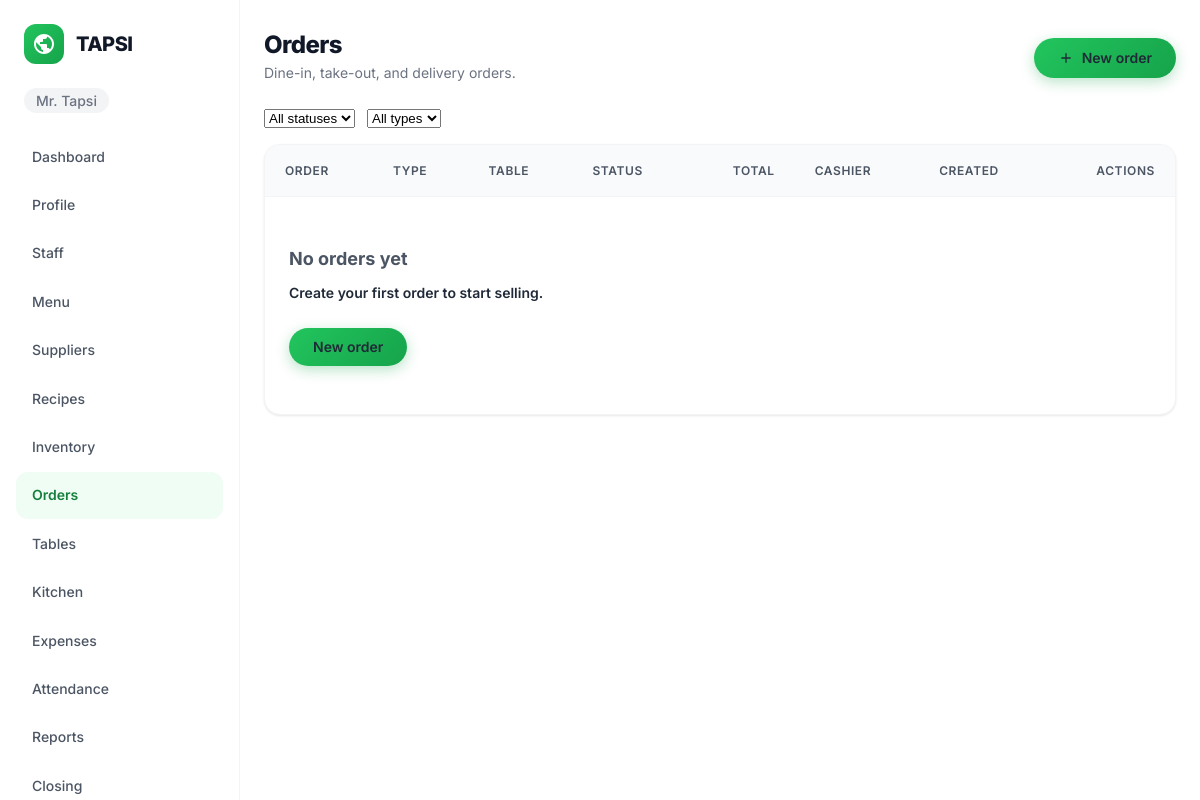
The app's page /orders/ (signed in), older data.
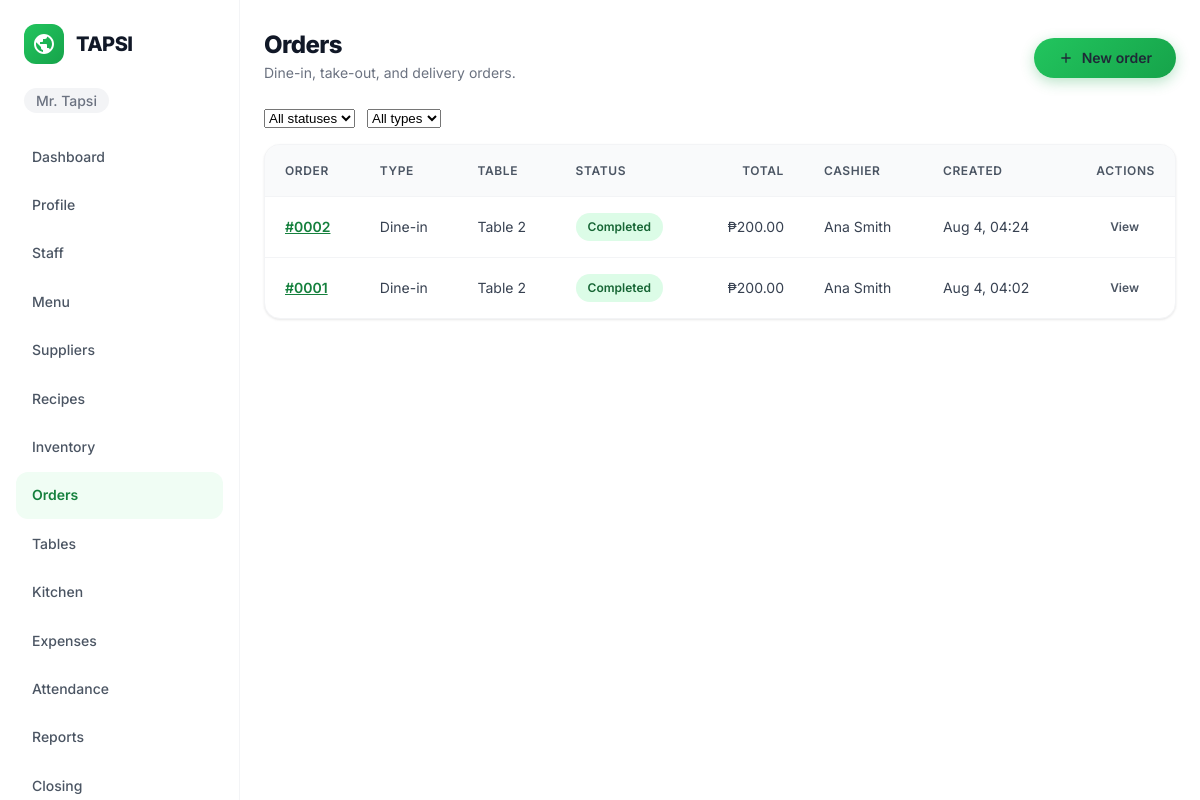
The same page, newer data.
### accounts/models.py (models this page shows, shortened)
class User(AbstractUser):
    class Role(models.TextChoices):
        OWNER = "OWNER", "Owner"
        MANAGER = "MANAGER", "Manager"
        CASHIER = "CASHIER", "Cashier"
        KITCHEN = "KITCHEN", "Kitchen"
    username = models.CharField(max_length=254, unique=True, editable=False)
    email = models.EmailField(unique=True)
    restaurant = models.ForeignKey(Restaurant, on_delete=models.PROTECT, related_name="users", null=True, blank=True)
    role = models.CharField(max_length=10, choices=Role.choices, default=Role.CASHIER)
    phone = models.CharField(max_length=30, blank=True, validators=[RegexValidator(r"^[0-9+() -]*$", "Enter a valid phone number.")])
    avatar = models.FileField(upload_to="avatars/", blank=True)
    must_change_password = models.BooleanField(default=False)
    failed_login_count = models.PositiveSmallIntegerField(default=0)
    locked_until = models.DateTimeField(null=True, blank=True)
    pending_email = models.EmailField(blank=True)
    is_deleted = models.BooleanField(default=False)
    deleted_at = models.DateTimeField(null=True, blank=True)
    USERNAME_FIELD = "email"
    REQUIRED_FIELDS: list[str] = []
    objects = UserManager()
    class Meta:
        indexes = [
            models.Index(fields=["restaurant", "role"]),
            models.Index(fields=["restaurant", "is_active", "is_deleted"]),
        ]

class Restaurant(models.Model):
    name = models.CharField(max_length=150)
    address = models.TextField(blank=True)
    contact_number = models.CharField(max_length=30, blank=True)
    tin = models.CharField(max_length=30, blank=True)
    is_vat_registered = models.BooleanField(default=False)
    receipt_footer = models.CharField(max_length=255, blank=True)
    timezone = models.CharField(max_length=50, default="Asia/Manila", editable=False)
    created_at = models.DateTimeField(auto_now_add=True)

### orders/models.py (models this page shows, shortened)
class Order(models.Model):
    class Type(models.TextChoices):
        DINE_IN = "DINE_IN", "Dine-in"
        TAKE_OUT = "TAKE_OUT", "Take-out"
        DELIVERY = "DELIVERY", "Delivery"
    class Status(models.TextChoices):
        PENDING = "PENDING", "Pending"
        PREPARING = "PREPARING", "Preparing"
        READY = "READY", "Ready"
        COMPLETED = "COMPLETED", "Completed"
        CANCELLED = "CANCELLED", "Cancelled"
    class DiscountType(models.TextChoices):
        SENIOR = "SENIOR", "Senior Citizen (20%)"
        PWD = "PWD", "PWD (20%)"
        MANUAL = "MANUAL", "Manual"
    restaurant_id = models.PositiveIntegerField(db_index=True)
    order_number = models.CharField(max_length=12, blank=True)  # #0042 (FR-081)
    reference = models.CharField(max_length=16, unique=True)    # global unique ref (FR-081)
    order_type = models.CharField(max_length=10, choices=Type.choices, default=Type.DINE_IN)
    table = models.ForeignKey(
        DiningTable, on_delete=models.PROTECT, null=True, blank=True,
        related_name="orders",
    )
    status = models.CharField(max_length=12, choices=Status.choices, default=Status.PENDING)
    business_date = models.DateField(default=business_date_today, db_index=True)  # BR-014
    subtotal = models.DecimalField(max_digits=12, decimal_places=2, default=0)
    discount_type = models.CharField(
        max_length=12, choices=DiscountType.choices, null=True, blank=True
    )
    discount_ref = models.CharField(max_length=40, blank=True)   # Senior/PWD ID number
    discount_amount = models.DecimalField(max_digits=12, decimal_places=2, default=0)
    manual_discount_pct = models.DecimalField(max_digits=5, decimal_places=2, null=True, blank=True)
    discount_needs_approval = models.BooleanField(default=False)
    discount_approved_by = models.ForeignKey(
        "accounts.User", on_delete=models.SET_NULL, null=True, blank=True,
        related_name="discounts_approved",
    )
    vatable_sales = models.DecimalField(max_digits=12, decimal_places=2, default=0)
    vat_exempt_sales = models.DecimalField(max_digits=12, decimal_places=2, default=0)
    vat_amount = models.DecimalField(max_digits=12, decimal_places=2, default=0)
    total = models.DecimalField(max_digits=12, decimal_places=2, default=0)
    customer_name = models.CharField(max_length=120, blank=True)
    customer_phone = models.CharField(max_length=30, blank=True)
    customer_address = models.TextField(blank=True)
    cancel_reason = models.CharField(max_length=255, blank=True)
    cancelled_by = models.ForeignKey(
        "accounts.User", on_delete=models.SET_NULL, null=True, blank=True,
        related_name="orders_cancelled",
    )
    receipt_no = models.PositiveBigIntegerField(null=True, blank=True)  # FR-103 serial
    receipt_reprinted_count = models.PositiveSmallIntegerField(default=0)  # FR-104
    created_by = models.ForeignKey(
        "accounts.User", on_delete=models.SET_NULL, null=True, blank=True,
        related_name="orders_created",
    )
    created_at = models.DateTimeField(auto_now_add=True)
    updated_at = models.DateTimeField(auto_now=True)
    class Meta:
        ordering = ("-created_at",)

class DiningTable(models.Model):
    class Status(models.TextChoices):
        AVAILABLE = "AVAILABLE", "Available"
        OCCUPIED = "OCCUPIED", "Occupied"
        RESERVED = "RESERVED", "Reserved"
        CLEANING = "CLEANING", "Cleaning"
    restaurant_id = models.PositiveIntegerField(db_index=True)
    name = models.CharField(max_length=40)
    seating_capacity = models.PositiveSmallIntegerField(default=2)
    status = models.CharField(
        max_length=12,
        choices=Status.choices,
        default=Status.AVAILABLE,
    )
    is_active = models.BooleanField(default=True)
    created_at = models.DateTimeField(auto_now_add=True)
    updated_at = models.DateTimeField(auto_now=True)
    class Meta:
        ordering = ("name",)
        unique_together = ("restaurant_id", "name")

### orders/views.py (the view)
# urls.py: path("", views.order_list, name="order_list"),
@user_passes_test(_is_staff)
def order_list(request):
    rid = _restaurant_id(request.user)
    orders = Order.objects.filter(restaurant_id=rid).select_related("table", "created_by")
    status = request.GET.get("status", "")
    order_type = request.GET.get("type", "")
    if status:
        orders = orders.filter(status=status)
    if order_type:
        orders = orders.filter(order_type=order_type)
    return render(request, "orders/order_list.html", {
        "orders": orders, "status": status, "order_type": order_type,
    })

### templates/orders/order_list.html (shortened to what this page needs)
{% extends 'base.html' %}
{% block content %}
<div class="page-heading">
    <div>
        <h1>Orders</h1>
        <p style="color: var(--gray-500); font-size: var(--font-size-sm); margin-top: var(--space-1);">Dine-in, take-out, and delivery orders.</p>
    </div>
    <a class="btn btn-primary" href="{% url 'orders:order_create' %}">
        <svg width="16" height="16" viewBox="0 0 24 24" fill="none" stroke="currentColor" stroke-width="2"><path d="M12 5v14M5 12h14"/></svg>
        New order
    </a>
</div>
<form method="get" style="margin-bottom: var(--space-4); display: flex; gap: var(--space-3);">
    <select name="status" class="input" style="width: auto;" onchange="this.form.submit()">
        <option value="">All statuses</option>
    </select>
    <select name="type" class="input" style="width: auto;" onchange="this.form.submit()">
        <option value="">All types</option>
    </select>
</form>
<div class="table-card">
    <table>
        <thead>
            <tr>
                <th>Order</th>
                <th>Type</th>
                <th>Table</th>
                <th>Status</th>
                <th style="text-align: right;">Total</th>
                <th>Cashier</th>
                <th>Created</th>
                <th style="text-align: right;">Actions</th>
            </tr>
        </thead>
        <tbody>
            {% for order in orders %}
            <tr>
                <td><a href="{% url 'orders:order_detail' order.pk %}" style="color: var(--tapsi-700); font-weight: 600;">{{ order.order_number }}</a></td>
                <td>{{ order.get_order_type_display }}</td>
                <td>{{ order.table.name|default:"—" }}</td>
                <td>
                    {% if order.status == 'COMPLETED' %}
                    <span class="badge badge-success">{{ order.get_status_display }}</span>
                    {% elif order.status == 'CANCELLED' %}
                    <span class="badge badge-warning">{{ order.get_status_display }}</span>
                    {% elif order.status == 'READY' %}
                    <span class="badge">{{ order.get_status_display }}</span>
                    {% else %}
                    <span class="badge badge-neutral">{{ order.get_status_display }}</span>
                    {% endif %}
                </td>
                <td style="text-align: right;">₱{{ order.total|floatformat:2 }}</td>
                <td>{{ order.created_by.get_full_name|default:order.created_by.email|default:"—" }}</td>
                <td>{{ order.created_at|date:"M j, H:i" }}</td>
                <td style="text-align: right;">
                    <a href="{% url 'orders:order_detail' order.pk %}" class="btn btn-ghost btn-sm">View</a>
                </td>
            </tr>
            {% empty %}
            <tr>
                <td colspan="8" class="empty-state">
                    <h3>No orders yet</h3>
                    <p>Create your first order to start selling.</p>
                    <a href="{% url 'orders:order_create' %}" class="btn btn-primary">New order</a>
                </td>
            </tr>
            {% endfor %}
        </tbody>
    </table>
</div>
{% endblock %}

### templates/base.html (shortened to what this page needs)
{% load static %}
<!doctype html>
<html lang="en">
<head>
    <link rel="stylesheet" href="{% static 'css/design/tokens.css' %}">
    <link rel="stylesheet" href="{% static 'css/design/components.css' %}">
    <link rel="stylesheet" href="{% static 'css/app.css' %}">
</head>
<body>
    {% if user.is_authenticated %}
    <aside class="sidebar">
        <a class="navbar-logo" href="{% url 'dashboard' %}">
            <div class="navbar-logo-icon">
            </div>
            <span class="navbar-logo-text">TAPSI</span>
        </a>
        <div class="sidebar-restaurant"><span class="nav-restaurant-name">{{ user.restaurant.name }}</span></div>
        <nav class="sidebar-nav">
            <ul class="sidebar-links">
                <li><a href="{% url 'dashboard' %}" class="{% if request.resolver_match.url_name == 'dashboard' %}active{% endif %}">Dashboard</a></li>
                <li><a href="{% url 'accounts:profile' %}" class="{% if request.resolver_match.url_name == 'profile' %}active{% endif %}">Profile</a></li>
                {% if user.role == 'OWNER' or user.role == 'MANAGER' %}
                <li><a href="{% url 'accounts:staff_list' %}" class="{% if request.resolver_match.url_name == 'staff_list' or request.resolver_match.url_name == 'create_staff' %}active{% endif %}">Staff</a></li>
                <li><a href="{% url 'menu:menu_list' %}" class="{% if 'menu' in request.resolver_match.app_name %}active{% endif %}">Menu</a></li>
                <li><a href="{% url 'suppliers:supplier_list' %}" class="{% if 'suppliers' in request.resolver_match.app_name %}active{% endif %}">Suppliers</a></li>
                <li><a href="{% url 'recipes:recipe_list' %}" class="{% if 'recipes' in request.resolver_match.app_name %}active{% endif %}">Recipes</a></li>
                {% endif %}
                <li><a href="{% url 'inventory:ingredient_list' %}" class="{% if 'inventory' in request.resolver_match.app_name %}active{% endif %}">Inventory</a></li>
                <li><a href="{% url 'orders:order_list' %}" class="{% if 'orders' in request.resolver_match.app_name and request.resolver_match.url_name != 'table_list' %}active{% endif %}">Orders</a></li>
                <li><a href="{% url 'orders:table_list' %}" class="">Tables</a></li>
                <li><a href="{% url 'orders:kitchen_queue' %}" class="{% if request.resolver_match.url_name == 'kitchen_queue' %}active{% endif %}">Kitchen</a></li>
                {% if user.role == 'OWNER' or user.role == 'MANAGER' or user.role == 'CASHIER' %}
                <li><a href="{% url 'expenses:expense_list' %}" class="{% if 'expenses' in request.resolver_match.app_name %}active{% endif %}">Expenses</a></li>
                {% endif %}
                <li><a href="{% url 'employees:attendance_list' %}" class="{% if 'employees' in request.resolver_match.app_name %}active{% endif %}">Attendance</a></li>
                {% if user.role == 'OWNER' or user.role == 'MANAGER' %}
                <li><a href="{% url 'reports:daily_sales' %}" class="{% if 'reports' in request.resolver_match.app_name %}active{% endif %}">Reports</a></li>
                <li><a href="{% url 'closing:closing_list' %}" class="{% if 'closing' in request.resolver_match.app_name %}active{% endif %}">Closing</a></li>
                {% endif %}
            </ul>
        </nav>
    </aside>
    {% endif %}
    <main class="{% if user.is_authenticated %}app-main{% endif %}">
        <div class="container">
            {% block content %}{% endblock %}
        </div>
    </main>
</body>
</html>

Row changes from the older to the newer data that the page shows:
added Order: order_number "#0002", order_type "Dine-in", table.name "Table 2", status "Completed", total "200.00", created_by.get_full_name "Ana Smith", created_at "Aug 4, 04:24"
added Order: order_number "#0001", order_type "Dine-in", table.name "Table 2", status "Completed", total "200.00", created_by.get_full_name "Ana Smith", created_at "Aug 4, 04:02"
Text that changed along with them:
text no longer shown: "No orders yet Create your first order to start selling. New order"
